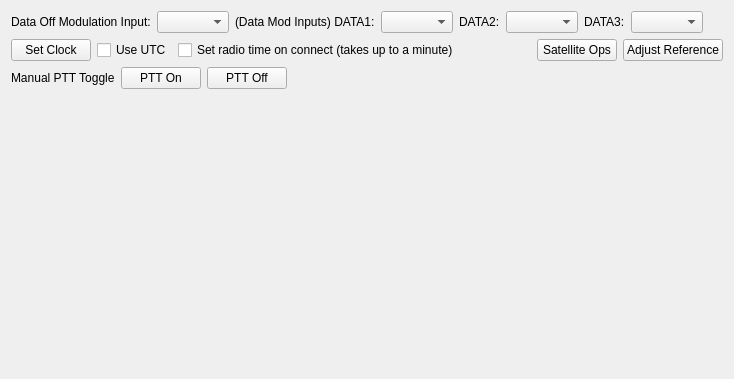
       <widget class="QWidget" name="radioSettings">
        <layout class="QVBoxLayout" name="verticalLayout_25">
         <item>
          <layout class="QHBoxLayout" name="horizontalLayout_30">
           <item>
            <widget class="QLabel" name="modInputDataOffComboText">
             <property name="text">
              <string>Data Off Modulation Input:</string>
             </property>
            </widget>
           </item>
           <item>
            <widget class="QComboBox" name="modInputCombo">
             <property name="accessibleName">
              <string>Modulation Input</string>
             </property>
             <property name="accessibleDescription">
              <string>Transmit modulation source</string>
             </property>
             <property name="sizeAdjustPolicy">
              <enum>QComboBox::AdjustToContents</enum>
             </property>
            </widget>
           </item>
           <item>
            <widget class="QLabel" name="modInputData1ComboText">
             <property name="text">
              <string>(Data Mod Inputs) DATA1:</string>
             </property>
            </widget>
           </item>
           <item>
            <widget class="QComboBox" name="modInputData1Combo">
             <property name="accessibleName">
              <string>Data Modulation Input</string>
             </property>
             <property name="accessibleDescription">
              <string>Transmit Data-mode modulation input source</string>
             </property>
             <property name="sizeAdjustPolicy">
              <enum>QComboBox::AdjustToContents</enum>
             </property>
            </widget>
           </item>
           <item>
            <widget class="QLabel" name="modInputData2ComboText">
             <property name="text">
              <string>DATA2:</string>
             </property>
            </widget>
           </item>
           <item>
            <widget class="QComboBox" name="modInputData2Combo"/>
           </item>
           <item>
            <widget class="QLabel" name="modInputData3ComboText">
             <property name="text">
              <string>DATA3:</string>
             </property>
            </widget>
           </item>
           <item>
            <widget class="QComboBox" name="modInputData3Combo"/>
           </item>
           <item>
            <spacer name="horizontalSpacer_15">
             <property name="orientation">
              <enum>Qt::Horizontal</enum>
             </property>
             <property name="sizeHint" stdset="0">
              <size>
               <width>20</width>
               <height>20</height>
              </size>
             </property>
            </spacer>
           </item>
          </layout>
         </item>
         <item>
          <layout class="QHBoxLayout" name="horizontalLayout_31">
           <item>
            <widget class="QPushButton" name="setClockBtn">
             <property name="toolTip">
              <string>Press here to set the clock of the radio. The command will be sent to the radio when the seconds go to zero. </string>
             </property>
             <property name="text">
              <string>Set Clock</string>
             </property>
            </widget>
           </item>
           <item>
            <widget class="QCheckBox" name="useUTCChk">
             <property name="toolTip">
              <string>Check this box to set the radio's clock to UTC. Otherwise, the clock will be set to the local timezone of this computer. </string>
             </property>
             <property name="text">
              <string>Use UTC</string>
             </property>
            </widget>
           </item>
           <item>
            <widget class="QCheckBox" name="setRadioTimeChk">
             <property name="text">
              <string>Set radio time on connect (takes up to a minute)</string>
             </property>
            </widget>
           </item>
           <item>
            <spacer name="horizontalSpacer_17">
             <property name="orientation">
              <enum>Qt::Horizontal</enum>
             </property>
             <property name="sizeHint" stdset="0">
              <size>
               <width>20</width>
               <height>20</height>
              </size>
             </property>
            </spacer>
           </item>
           <item>
            <widget class="QPushButton" name="satOpsBtn">
             <property name="text">
              <string>Satellite Ops</string>
             </property>
            </widget>
           </item>
           <item>
            <widget class="QPushButton" name="adjRefBtn">
             <property name="toolTip">
              <string>&lt;html&gt;&lt;head/&gt;&lt;body&gt;&lt;p&gt;Click here to adjust the frequency reference on the IC-9700.&lt;/p&gt;&lt;/body&gt;&lt;/html&gt;</string>
             </property>
             <property name="text">
              <string>Adjust Reference</string>
             </property>
            </widget>
           </item>
          </layout>
         </item>
         <item>
          <layout class="QHBoxLayout" name="horizontalLayout_39">
           <property name="topMargin">
            <number>0</number>
           </property>
           <item>
            <widget class="QLabel" name="label_32">
             <property name="text">
              <string>Manual PTT Toggle</string>
             </property>
            </widget>
           </item>
           <item>
            <widget class="QPushButton" name="pttOnBtn">
             <property name="text">
              <string>PTT On</string>
             </property>
             <property name="shortcut">
              <string>Ctrl+S</string>
             </property>
            </widget>
           </item>
           <item>
            <widget class="QPushButton" name="pttOffBtn">
             <property name="text">
              <string>PTT Off</string>
             </property>
            </widget>
           </item>
           <item>
            <spacer name="horizontalSpacer_22">
             <property name="orientation">
              <enum>Qt::Horizontal</enum>
             </property>
             <property name="sizeHint" stdset="0">
              <size>
               <width>20</width>
               <height>20</height>
              </size>
             </property>
            </spacer>
           </item>
          </layout>
         </item>
         <item>
          <spacer name="verticalSpacer_3">
           <property name="orientation">
            <enum>Qt::Vertical</enum>
           </property>
           <property name="sizeHint" stdset="0">
            <size>
             <width>20</width>
             <height>279</height>
            </size>
           </property>
          </spacer>
         </item>
        </layout>
       </widget>
